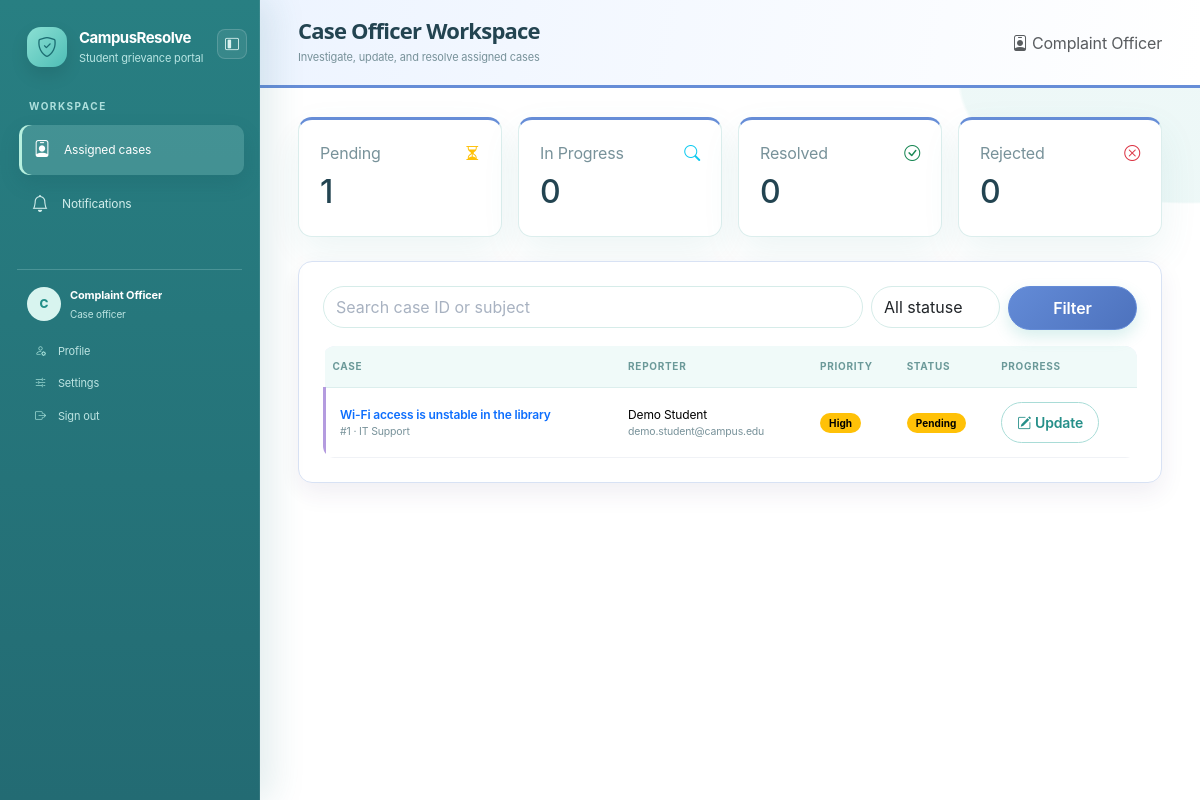
Screenshot of /officer_dashboard.php (signed in) with the database file from the repository.
### tables this page shows
CREATE TABLE IF NOT EXISTS `complaints` (
  `id` INT AUTO_INCREMENT PRIMARY KEY,
  `user_id` INT NOT NULL,
  `department_id` INT DEFAULT NULL,
  `officer_id` INT DEFAULT NULL,
  `subject` VARCHAR(200) NOT NULL,
  `category` VARCHAR(100) NOT NULL,
  `priority` ENUM('Low','Medium','High','Critical') NOT NULL DEFAULT 'Medium',
  `description` TEXT NOT NULL,
  `status` ENUM('Pending','In Progress','Resolved','Rejected') NOT NULL DEFAULT 'Pending',
  `admin_remarks` TEXT DEFAULT NULL,
  `department_remarks` TEXT DEFAULT NULL,
  `officer_remarks` TEXT DEFAULT NULL,
  `resolved_at` TIMESTAMP NULL DEFAULT NULL,
  `created_at` TIMESTAMP DEFAULT CURRENT_TIMESTAMP,
  CONSTRAINT `fk_complaints_user` FOREIGN KEY (`user_id`) REFERENCES `users`(`id`) ON DELETE CASCADE,
  CONSTRAINT `fk_complaints_department` FOREIGN KEY (`department_id`) REFERENCES `departments`(`id`) ON DELETE SET NULL,
  CONSTRAINT `fk_complaints_officer` FOREIGN KEY (`officer_id`) REFERENCES `users`(`id`) ON DELETE SET NULL,
  INDEX `idx_complaints_status` (`status`), INDEX `idx_complaints_department` (`department_id`), INDEX `idx_complaints_officer` (`officer_id`),
  INDEX `idx_complaints_created_at` (`created_at`), INDEX `idx_complaints_user_created` (`user_id`, `created_at`), INDEX `idx_complaints_department_created` (`department_id`, `created_at`), INDEX `idx_complaints_officer_created` (`officer_id`, `created_at`)
);

CREATE TABLE IF NOT EXISTS `users` (
  `id` INT AUTO_INCREMENT PRIMARY KEY,
  `full_name` VARCHAR(100) NOT NULL,
  `email` VARCHAR(150) NOT NULL UNIQUE,
  `password` VARCHAR(255) NOT NULL,
  `role` ENUM('user','admin','department','officer') NOT NULL DEFAULT 'user',
  `department_id` INT DEFAULT NULL,
  `is_active` TINYINT(1) NOT NULL DEFAULT 1,
  `created_at` TIMESTAMP DEFAULT CURRENT_TIMESTAMP,
  CONSTRAINT `fk_users_department` FOREIGN KEY (`department_id`) REFERENCES `departments`(`id`) ON DELETE SET NULL,
  INDEX `idx_users_role_active` (`role`, `is_active`)
);

### includes/role_check.php (called while the page is built, shortened)
<?php
function status_badge_class(string $status): string {
    return ['Pending' => 'warning', 'In Progress' => 'info', 'Resolved' => 'success', 'Rejected' => 'danger'][$status] ?? 'secondary';
}
function priority_badge_class(string $priority): string {
    return ['Low' => 'secondary', 'Medium' => 'primary', 'High' => 'warning', 'Critical' => 'danger'][$priority] ?? 'secondary';
}
?>

### officer_dashboard.php (the view, shortened to what this page needs)
<?php
require_once __DIR__ . '/config.php'; require_once __DIR__ . '/includes/role_check.php'; require_once __DIR__ . '/includes/notification_helper.php'; require_role(['officer']);
$officer_id=(int)$_SESSION['user_id']; $message='';
$status=$_GET['status']??''; $search=trim($_GET['search']??''); $sql='SELECT c.*,u.full_name AS user_name,u.email AS user_email,d.name AS department_name FROM complaints c JOIN users u ON u.id=c.user_id LEFT JOIN departments d ON d.id=c.department_id WHERE c.officer_id=?'; $types='i';$params=[$officer_id]; if(in_array($status,['Pending','In Progress','Resolved','Rejected'],true)){$sql.=' AND c.status=?';$types.='s';$params[]=$status;} if($search!==''){$sql.=' AND (c.subject LIKE ? OR c.description LIKE ?)';$types.='ss';$like="%$search%";$params[]=$like;$params[]=$like;} $sql.=' ORDER BY c.created_at DESC';$stmt=$conn->prepare($sql);$stmt->bind_param($types,...$params);$stmt->execute();$cases=$stmt->get_result()->fetch_all(MYSQLI_ASSOC);$stmt->close();$stats=[];$s=$conn->prepare('SELECT status,COUNT(*) total FROM complaints WHERE officer_id=? GROUP BY status');$s->bind_param('i',$officer_id);$s->execute();foreach($s->get_result() as $r)$stats[$r['status']]=(int)$r['total'];$s->close();
?><!doctype html><html lang="en"><head><link href="https://cdn.jsdelivr.net/npm/bootstrap@5.3.3/dist/css/bootstrap.min.css" rel="stylesheet"><link href="https://cdn.jsdelivr.net/npm/bootstrap-icons@1.11.3/font/bootstrap-icons.css" rel="stylesheet"><link href="assets/css/style.css?v=sidebar-collapse-20260922-1" rel="stylesheet"></head><body class="bg-light role-layout role-officer"><div class="d-flex min-vh-100"><?php include 'includes/sidebar.php';?><main class="flex-grow-1"><header class="bg-white border-bottom p-3 d-flex justify-content-between"><div><h4 class="mb-0">Case Officer Workspace</h4><small class="text-muted">Investigate, update, and resolve assigned cases</small></div><span class="text-muted"><i class="bi bi-person-badge me-1"></i><?=htmlspecialchars($_SESSION['user_name'])?></span></header><div class="container-fluid p-4"><div class="row g-3 mb-4"><?php foreach([['Pending','warning','bi-hourglass-split'],['In Progress','info','bi-search'],['Resolved','success','bi-check-circle'],['Rejected','danger','bi-x-circle']] as $card):?><div class="col-6 col-xl-3"><div class="card border-0 shadow-sm"><div class="card-body"><div class="d-flex justify-content-between"><span class="text-muted"><?=$card[0]?></span><i class="bi <?=$card[2]?> text-<?=$card[1]?>"></i></div><h2 class="mt-2 mb-0"><?= $stats[$card[0]] ?? 0 ?></h2></div></div></div><?php endforeach;?></div><div class="card border-0 shadow-sm"><div class="card-body"><form class="row g-2 mb-3"><div class="col-md-8"><input class="form-control" name="search" value="<?=htmlspecialchars($search)?>" placeholder="Search case ID or subject"></div><div class="col-md-2"><select class="form-select" name="status"><option value="">All statuses</option></select></div><div class="col-md-2"><button class="btn btn-primary w-100">Filter</button></div></form><div class="table-responsive"><table class="table align-middle"><thead><tr><th>Case</th><th>Reporter</th><th>Priority</th><th>Status</th><th>Progress</th></tr></thead><tbody><?php foreach($cases as $c):?><tr><td><a href="view_complaint.php?id=<?=$c['id']?>" class="fw-semibold text-decoration-none"><?=htmlspecialchars($c['subject'])?></a><div class="small text-muted">#<?=$c['id']?> · <?=htmlspecialchars($c['category'])?></div></td><td><?=htmlspecialchars($c['user_name'])?><div class="small text-muted"><?=htmlspecialchars($c['user_email'])?></div></td><td><span class="badge text-bg-<?=priority_badge_class($c['priority'])?>"><?=$c['priority']?></span></td><td><span class="badge text-bg-<?=status_badge_class($c['status'])?>"><?=$c['status']?></span></td><td><button class="btn btn-sm btn-outline-primary" data-bs-toggle="modal" data-bs-target="#case<?=$c['id']?>"><i class="bi bi-pencil-square me-1"></i>Update</button></td></tr><?php endforeach;?></tbody></table></div></div></div></div></main></div></body></html>

### rows the page displays
complaints: subject "Wi-Fi access is unstable in the library", id "1", category "IT Support", user.full_name "Demo Student", user.email "demo.student@campus.edu", priority "High", status "Pending"

### other values shown
$label "Assigned cases Notifications"
$initial "C"
$_SESSION['user_name'] "Complaint Officer"
$role_label "Case officer"
$card[0] "Pending"
$stats[$card[0]] "1"
$card[0] "In Progress"
$stats[$card[0]] "0"
$card[0] "Resolved"
$card[0] "Rejected"
